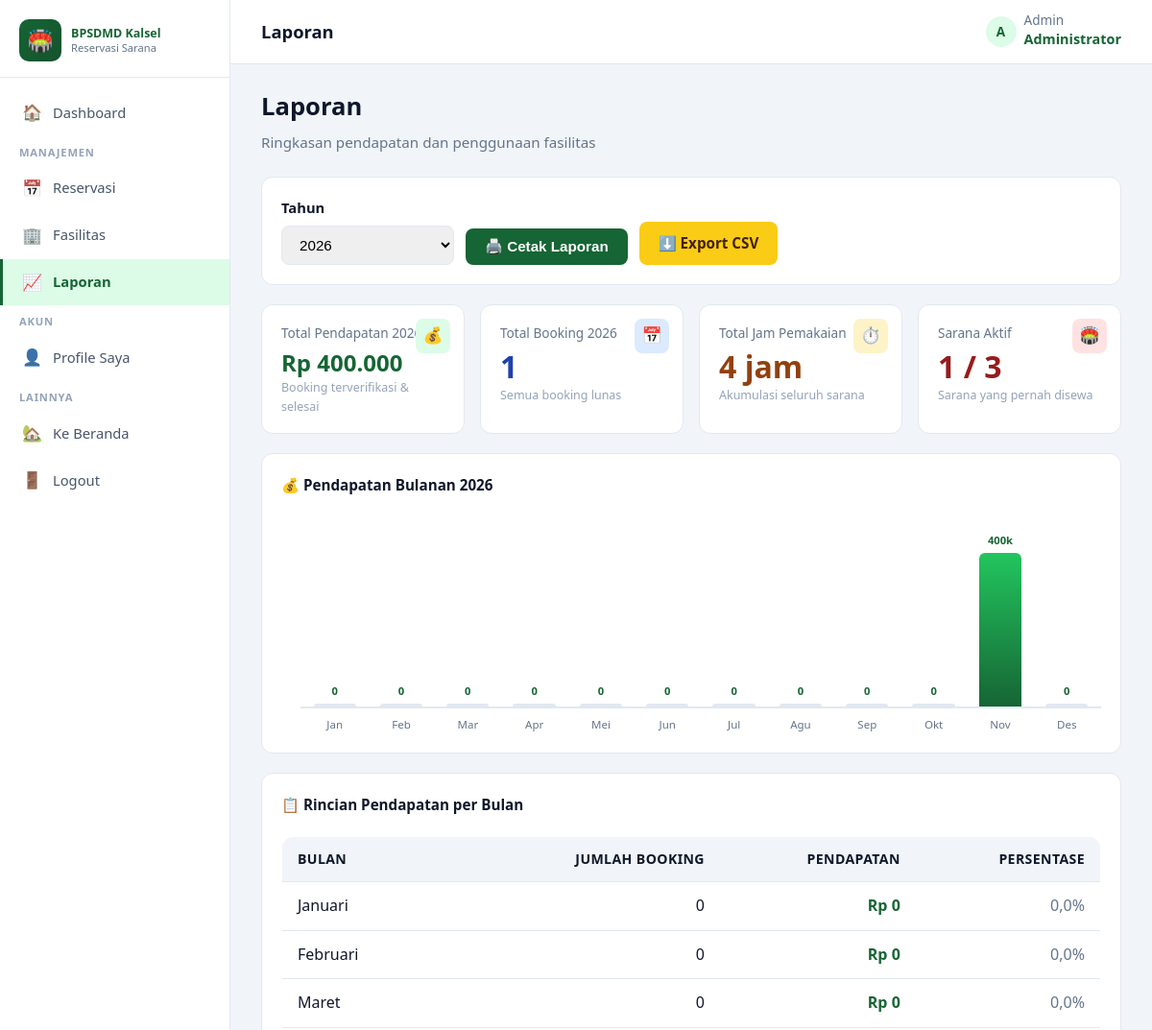
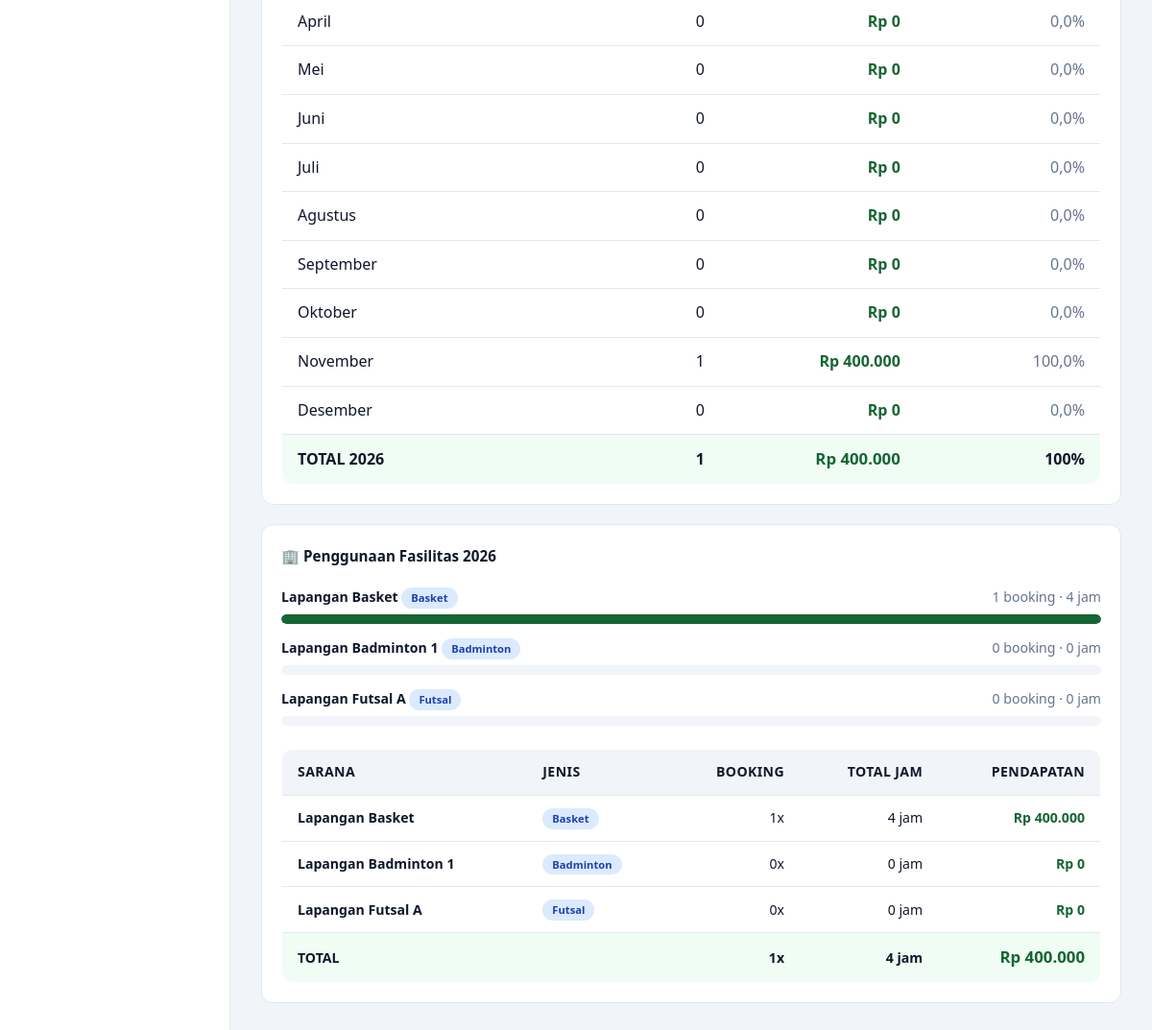
The page /pages/admin/laporan.php (signed in) on the database its author committed (2 pictures, top to bottom).
### tables this page shows
CREATE TABLE `sarana` (
  `id` int(11) NOT NULL,
  `nama` varchar(100) NOT NULL,
  `slug` varchar(150) DEFAULT NULL,
  `jenis` varchar(50) DEFAULT NULL,
  `deskripsi` text DEFAULT NULL,
  `kelengkapan` text DEFAULT NULL,
  `harga_per_jam` decimal(12,2) NOT NULL,
  `gambar` varchar(255) DEFAULT NULL,
  `galeri` text DEFAULT NULL,
  `status` enum('tersedia','maintenance') DEFAULT 'tersedia',
  `created_at` timestamp NOT NULL DEFAULT current_timestamp()
);

### includes/functions.php (called while the page is built, shortened)
<?php
function e($str) { return htmlspecialchars($str ?? '', ENT_QUOTES, 'UTF-8'); }

### pages/admin/laporan.php (the view, shortened to what this page needs)
<?php
require_once __DIR__ . '/../../includes/auth.php';
$tahun = (int)($_GET['tahun'] ?? date('Y'));
$listTahun = [];
$t = $conn->query("SELECT DISTINCT YEAR(tanggal) y FROM booking ORDER BY y DESC");
while ($r = $t->fetch_assoc()) $listTahun[] = (int)$r['y'];
rsort($listTahun);
$bulanLabels = ['Januari','Februari','Maret','April','Mei','Juni','Juli','Agustus','September','Oktober','November','Desember'];
$pendapatanBulanan = array_fill(1, 12, 0);
$jumlahBulanan     = array_fill(1, 12, 0);
$stmt = $conn->prepare("
    SELECT MONTH(tanggal) AS bulan,
           COUNT(*) AS jumlah,
           COALESCE(SUM(total_bayar),0) AS total
    FROM booking
    WHERE YEAR(tanggal) = ?
      AND status IN ('terverifikasi','selesai')
    GROUP BY MONTH(tanggal)
");
$stmt->bind_param('i', $tahun);
$stmt->execute();
$res = $stmt->get_result();
while ($r = $res->fetch_assoc()) {
    $pendapatanBulanan[(int)$r['bulan']] = (float)$r['total'];
    $jumlahBulanan[(int)$r['bulan']]     = (int)$r['jumlah'];
}
$totalSetahun = array_sum($pendapatanBulanan);
$totalBookingSetahun = array_sum($jumlahBulanan);
$maxPendapatan = max(1, max($pendapatanBulanan));
$fasilitas = [];
$fs = $conn->query("
    SELECT s.id, s.nama, s.jenis, s.harga_per_jam,
           COUNT(b.id) AS total_booking,
           COALESCE(SUM(b.durasi_jam),0) AS total_jam,
           COALESCE(SUM(CASE WHEN b.status IN ('terverifikasi','selesai') THEN b.total_bayar ELSE 0 END),0) AS total_pendapatan
    FROM sarana s
    LEFT JOIN booking b ON b.sarana_id = s.id
        AND YEAR(b.tanggal) = $tahun
        AND b.status IN ('terverifikasi','selesai')
    GROUP BY s.id
    ORDER BY total_booking DESC, s.nama ASC
");
while ($r = $fs->fetch_assoc()) $fasilitas[] = $r;
$totalJamSemua = array_sum(array_column($fasilitas, 'total_jam'));
$maxBookingFasilitas = max(1, max(array_column($fasilitas, 'total_booking') ?: [0]));
$palette = ['#166534', '#22c55e', '#facc15', '#f59e0b', '#3b82f6', '#8b5cf6', '#ef4444', '#ec4899'];
?>
<div class="welcome">
  <h1>Laporan</h1>
  <p>Ringkasan pendapatan dan penggunaan fasilitas</p>
</div>
<div class="chart-card" style="margin-bottom:20px;">
  <form method="GET" style="display:flex;gap:12px;align-items:end;flex-wrap:wrap;">
    <div class="form-group" style="margin:0;min-width:180px;">
      <label>Tahun</label>
      <select name="tahun" class="form-control" onchange="this.form.submit()">
        <?php foreach ($listTahun as $y): ?>
          <option value="<?= $y ?>" <?= $y===$tahun?'selected':'' ?>><?= $y ?></option>
        <?php endforeach; ?>
      </select>
    </div>
    <button type="button" class="btn btn-primary" onclick="window.print()">🖨️ Cetak Laporan</button>
    <a href="?tahun=<?= $tahun ?>&export=csv" class="btn btn-accent">⬇️ Export CSV</a>
  </form>
</div>
<div class="stat-grid" style="grid-template-columns:repeat(auto-fit,minmax(200px,1fr));">
  <div class="stat-card green">
    <div class="stat-icon">💰</div>
    <div class="label">Total Pendapatan <?= $tahun ?></div>
    <div class="value" style="font-size:1.5rem;">Rp <?= number_format($totalSetahun,0,',','.') ?></div>
    <div class="desc">Booking terverifikasi & selesai</div>
  </div>
  <div class="stat-card blue">
    <div class="stat-icon">📅</div>
    <div class="label">Total Booking <?= $tahun ?></div>
    <div class="value"><?= number_format($totalBookingSetahun,0,',','.') ?></div>
    <div class="desc">Semua booking lunas</div>
  </div>
  <div class="stat-card yellow">
    <div class="stat-icon">⏱️</div>
    <div class="label">Total Jam Pemakaian</div>
    <div class="value"><?= number_format($totalJamSemua,0,',','.') ?> jam</div>
    <div class="desc">Akumulasi seluruh sarana</div>
  </div>
  <div class="stat-card red">
    <div class="stat-icon">🏟️</div>
    <div class="label">Sarana Aktif</div>
    <div class="value"><?= count(array_filter($fasilitas, fn($f) => $f['total_booking'] > 0)) ?> / <?= count($fasilitas) ?></div>
    <div class="desc">Sarana yang pernah disewa</div>
  </div>
</div>
<div class="chart-card" style="margin-bottom:20px;">
  <h3 style="margin-top:0;">💰 Pendapatan Bulanan <?= $tahun ?></h3>
  <div style="position:relative;padding-left:20px;">
    <div class="bar-chart">
      <?php foreach ($pendapatanBulanan as $bulan => $val):
        $height = $val > 0 ? max(6, ($val / $maxPendapatan) * 160) : 3;
        $short = number_format($val/1000, 0, ',', '.');
      ?>
        <div class="bar-col">
          <div class="bar-val" style="font-size:.7rem;"><?= $val > 0 ? $short.'k' : '0' ?></div>
          <div class="bar-fill <?= $val==0?'zero':'' ?>"
               style="height: <?= $height ?>px;"
               title="Rp <?= number_format($val,0,',','.') ?>"></div>
        </div>
      <?php endforeach; ?>
    </div>
    <div class="bar-labels">
      <?php foreach (['Jan','Feb','Mar','Apr','Mei','Jun','Jul','Agu','Sep','Okt','Nov','Des'] as $b): ?>
        <span><?= $b ?></span>
      <?php endforeach; ?>
    </div>
  </div>
</div>
<div class="chart-card" style="margin-bottom:20px;">
  <h3 style="margin-top:0;">📋 Rincian Pendapatan per Bulan</h3>
  <table class="table" style="box-shadow:none;border:1px solid #e2e8f0;">
    <thead>
      <tr>
        <th>Bulan</th>
        <th style="text-align:right;">Jumlah Booking</th>
        <th style="text-align:right;">Pendapatan</th>
        <th style="text-align:right;">Persentase</th>
      </tr>
    </thead>
    <tbody>
      <?php foreach ($pendapatanBulanan as $bulan => $val):
        $pct = $totalSetahun > 0 ? ($val / $totalSetahun) * 100 : 0;
      ?>
        <tr>
          <td><?= $bulanLabels[$bulan-1] ?></td>
          <td style="text-align:right;"><?= $jumlahBulanan[$bulan] ?></td>
          <td style="text-align:right;"><strong style="color:#166534;">
            Rp <?= number_format($val,0,',','.') ?>
          </strong></td>
          <td style="text-align:right;color:#64748b;"><?= number_format($pct,1,',','.') ?>%</td>
        </tr>
      <?php endforeach; ?>
    </tbody>
    <tfoot>
      <tr style="background:#f0fdf4;font-weight:700;">
        <td>TOTAL <?= $tahun ?></td>
        <td style="text-align:right;"><?= $totalBookingSetahun ?></td>
        <td style="text-align:right;color:#166534;font-size:1.05rem;">
          Rp <?= number_format($totalSetahun,0,',','.') ?>
        </td>
        <td style="text-align:right;">100%</td>
      </tr>
    </tfoot>
  </table>
</div>
<div class="chart-card">
  <h3 style="margin-top:0;">🏢 Penggunaan Fasilitas <?= $tahun ?></h3>
  <?php if (empty($fasilitas)): ?>
    <div class="donut-empty">Belum ada data sarana</div>
  <?php else: ?>
    <div style="margin-bottom:24px;">
      <?php foreach ($fasilitas as $i => $f):
        $pct = ($f['total_booking'] / $maxBookingFasilitas) * 100;
        $warna = $palette[$i % count($palette)];
      ?>
        <div style="margin-bottom:14px;">
          <div style="display:flex;justify-content:space-between;margin-bottom:6px;font-size:.88rem;">
            <span><strong><?= e($f['nama']) ?></strong>
              <span class="badge badge-info" style="font-size:.7rem;"><?= e($f['jenis']) ?></span>
            </span>
            <span style="color:#64748b;">
              <?= $f['total_booking'] ?> booking · <?= $f['total_jam'] ?> jam
            </span>
          </div>
          <div style="height:10px;background:#f1f5f9;border-radius:6px;overflow:hidden;">
            <div style="height:100%;width:<?= $pct ?>%;background:<?= $warna ?>;border-radius:6px;transition:.3s;"></div>
          </div>
        </div>
      <?php endforeach; ?>
    </div>
    <div style="overflow-x:auto;">
      <table class="table" style="box-shadow:none;border:1px solid #e2e8f0;font-size:.88rem;">
        <thead>
          <tr>
            <th>Sarana</th>
            <th>Jenis</th>
            <th style="text-align:right;">Booking</th>
            <th style="text-align:right;">Total Jam</th>
            <th style="text-align:right;">Pendapatan</th>
          </tr>
        </thead>
        <tbody>
          <?php foreach ($fasilitas as $f): ?>
            <tr>
              <td><strong><?= e($f['nama']) ?></strong></td>
              <td><span class="badge badge-info" style="font-size:.7rem;"><?= e($f['jenis']) ?></span></td>
              <td style="text-align:right;"><?= $f['total_booking'] ?>x</td>
              <td style="text-align:right;"><?= $f['total_jam'] ?> jam</td>
              <td style="text-align:right;"><strong style="color:#166534;">
                Rp <?= number_format($f['total_pendapatan'],0,',','.') ?>
              </strong></td>
            </tr>
          <?php endforeach; ?>
        </tbody>
        <tfoot>
          <tr style="background:#f0fdf4;font-weight:700;">
            <td colspan="2">TOTAL</td>
            <td style="text-align:right;"><?= array_sum(array_column($fasilitas, 'total_booking')) ?>x</td>
            <td style="text-align:right;"><?= $totalJamSemua ?> jam</td>
            <td style="text-align:right;color:#166534;font-size:1.05rem;">
              Rp <?= number_format($totalSetahun,0,',','.') ?>
            </td>
          </tr>
        </tfoot>
      </table>
    </div>
  <?php endif; ?>
</div>
<?php
require_once __DIR__ . '/../../includes/dashboard_layout.php';

### assets/css/style.css (style rules this page uses)
:root { --primary:#166534; --primary-dark:#14532d; --accent:#facc15; --bg:#f8fafc; --card:#ffffff; --text:#0f172a; --muted:#64748b; --border:#e2e8f0; --danger:#dc2626; --success:#16a34a; --warning:#f59e0b; }
* { box-sizing:border-box;margin:0;padding:0; }
body { font-family:'Segoe UI',system-ui,sans-serif;background:var(--bg);color:var(--text);line-height:1.6; }
a { color:var(--primary);text-decoration:none; }
.badge { display:inline-block;padding:2px 10px;border-radius:20px;font-size:.78rem;font-weight:600; }
.badge-info { background:#dbeafe;color:#1e40af; }
.form-group { margin-bottom:16px; }
.form-group label { display:block;font-weight:600;margin-bottom:6px;font-size:.92rem; }
.form-control { width:100%;padding:10px 14px;border:1px solid var(--border);border-radius:8px;font-size:.95rem;transition:.2s; }
.btn { display:inline-block;padding:10px 20px;border:none;border-radius:8px;font-weight:600;cursor:pointer;font-size:.95rem;transition:.2s; }
.btn-primary { background:var(--primary);color:#fff; }
.btn-accent { background:var(--accent);color:#422006; }
.table { width:100%;border-collapse:collapse;background:#fff;border-radius:12px;overflow:hidden;box-shadow:0 2px 12px rgba(0,0,0,.06); }
.table th,.table td { padding:12px 16px;text-align:left;border-bottom:1px solid var(--border); }
.table th { background:#f1f5f9;font-weight:700;font-size:.88rem;text-transform:uppercase;letter-spacing:.4px; }

### assets/css/dashboard.css (style rules this page uses)
.dash-body { display: flex; min-height: 100vh; background: #f1f5f9; margin: 0; }
.welcome { margin-bottom: 24px; }
.welcome h1 { font-size: 1.6rem; color: #0f172a; margin: 0 0 4px 0; }
.welcome p { color: #64748b; font-size: .95rem; margin: 0; }
.stat-grid { display: grid; grid-template-columns: repeat(auto-fit, minmax(220px, 1fr)); gap: 16px; margin-bottom: 20px; }
.stat-card { background: #fff; border: 1px solid #e2e8f0; border-radius: 12px; padding: 18px 20px; position: relative; overflow: hidden; transition: .2s; }
.stat-card .label { font-size: .85rem; color: #64748b; font-weight: 500; margin-bottom: 8px; }
.stat-card .value { font-size: 2rem; font-weight: 800; color: #0f172a; line-height: 1; margin-bottom: 4px; }
.stat-card .desc { font-size: .78rem; color: #94a3b8; }
.stat-card .stat-icon { position: absolute; top: 14px; right: 14px; width: 36px; height: 36px; border-radius: 8px; display: flex; align-items: center; justify-content: center; font-size: 1.05rem; }
.stat-card.green .stat-icon { background:#dcfce7; }
.stat-card.yellow .stat-icon { background:#fef3c7; }
.stat-card.blue .stat-icon { background:#dbeafe; }
.stat-card.red .stat-icon { background:#fee2e2; }
.stat-card.green .value { color:#166534; }
.stat-card.yellow .value { color:#92400e; }
.stat-card.blue .value { color:#1e40af; }
.stat-card.red .value { color:#991b1b; }
.chart-card { background: #fff; border: 1px solid #e2e8f0; border-radius: 12px; padding: 20px; }
.chart-card h3 { font-size: .95rem; color: #0f172a; margin: 0 0 20px 0; font-weight: 700; }
.bar-chart { display: flex; align-items: flex-end; justify-content: space-between; height: 200px; gap: 6px; padding: 0 4px; border-bottom: 2px solid #e2e8f0; position: relative; }
.bar-col { flex: 1; display: flex; flex-direction: column; align-items: center; height: 100%; justify-content: flex-end; position: relative; }
.bar-col .bar-val { font-size: .78rem; font-weight: 700; color: #166534; margin-bottom: 4px; min-height: 16px; }
.bar-col .bar-fill { width: 70%; background: linear-gradient(180deg, #22c55e, #166534); border-radius: 6px 6px 0 0; min-height: 2px; transition: .3s; position: relative; }
.bar-col .bar-fill.zero { background: #e2e8f0; min-height: 3px; }
.bar-labels { display: flex; justify-content: space-between; margin-top: 8px; padding: 0 4px; gap: 6px; }
.bar-labels span { flex: 1; text-align: center; font-size: .72rem; color: #64748b; font-weight: 500; }

### rows shown on the page
sarana: id "1", nama "Lapangan Futsal A", jenis "Futsal", total_booking "0", total_jam "0", total_pendapatan "0"
sarana: nama "Lapangan Basket", jenis "Basket", total_booking "1", total_jam "4", $pct 100 (drawn), total_pendapatan "400.000"
sarana: nama "Lapangan Badminton 1", jenis "Badminton", total_booking "0", total_jam "0", total_pendapatan "0"

### other values the page prints
$icon "🏠 📅 🏢 📈 👤 🏡 🚪"
$label "Dashboard Reservasi Fasilitas Laporan Profile Saya Ke Beranda Logout"
$title "Laporan"
substr($nama,0,1) "A"
$nama "Administrator"
$tahun "2026"
$totalSetahun "400.000"
$totalBookingSetahun "1"
$totalJamSemua "4"
count(array_filter($fasilitas, fn($f) => $f['total_booking'] > 0)) "1"
count($fasilitas) "3"
$short "400"
$b "Jan"
$b "Feb"
$b "Mar"
